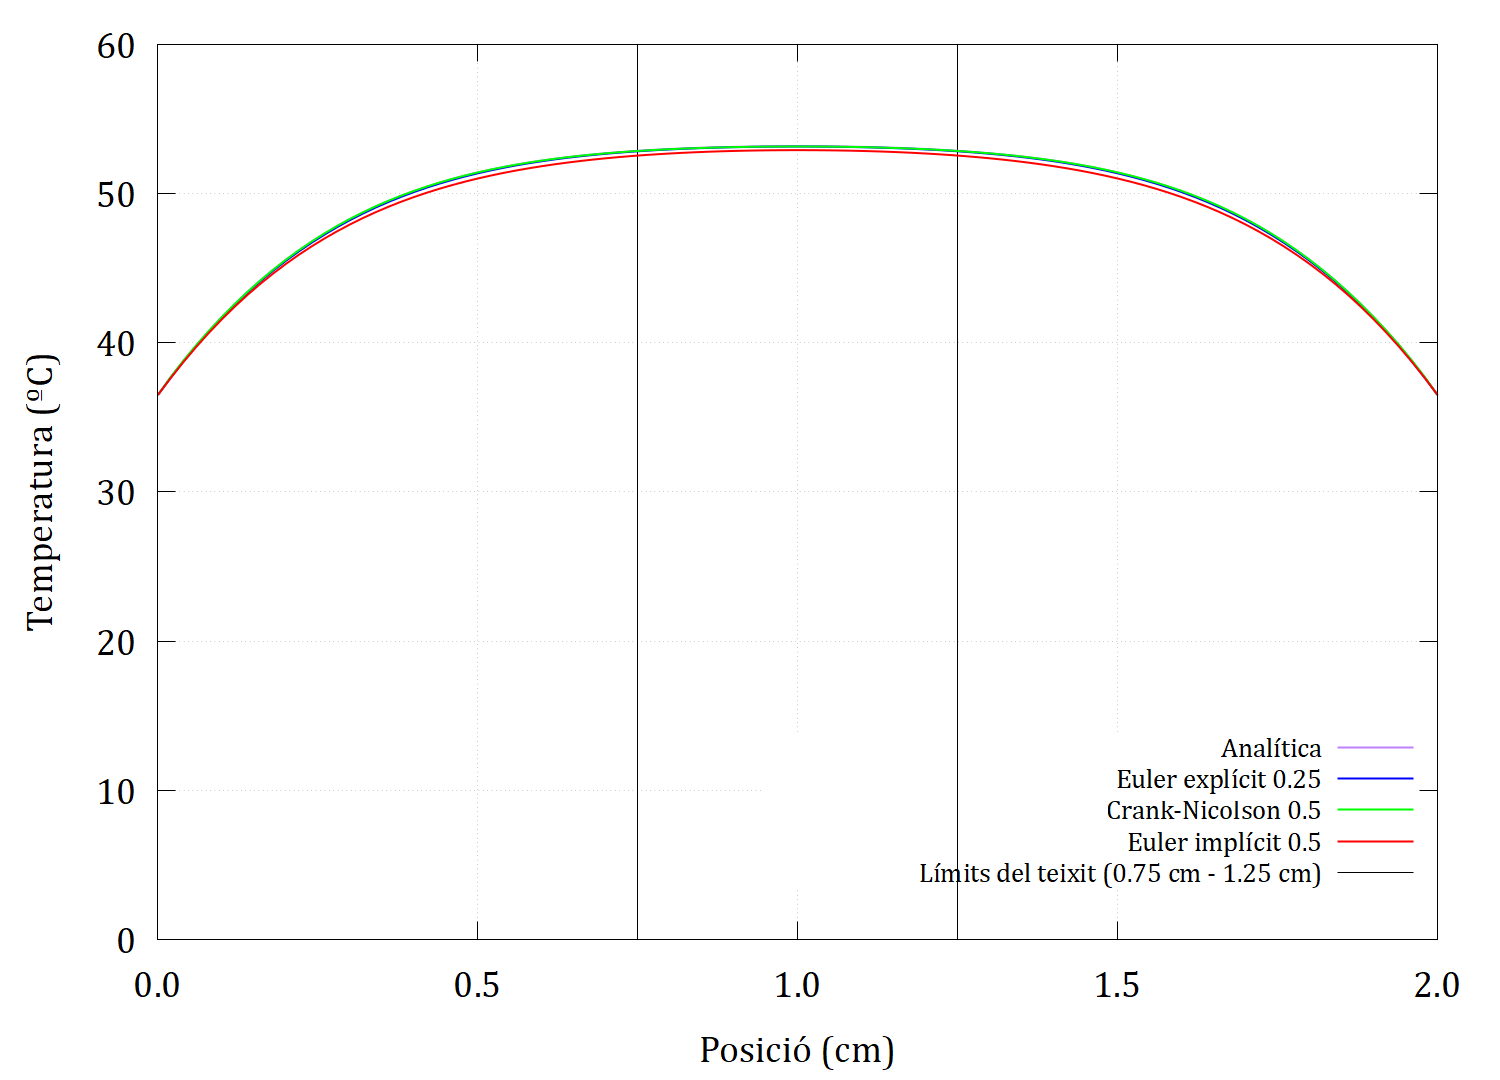

Write gnuplot code to recreate this figure.
set terminal pngcairo enhanced size 1500,1080 font "Cambria,28"
set output 'Solus_TOTS.png'
set ylabel "Temperatura (ºC)"
set xlabel "Posició (cm)"
set xrange[0:2]
set yrange[0:60]
set format x "%.1f"
set grid
set key at screen 0.7300, 0.2500 center font "Cambria, 20" # Posició de la llegenda

# Línies verticals
set arrow from 1.25, graph 0 to 1.25, graph 1 nohead lt 2 lw 1 lc rgb "black"
set arrow from 0.75, graph 0 to 0.75, graph 1 nohead lt 2 lw 1 lc rgb "black"

# Llegenda
plot "resultats.dat" with lines lc rgb "purple" lw 2 title "Analítica", \
     "eulex_results_f_g025.dat" with lines lc rgb "blue" lw 2 title "Euler explícit 0.25", \
     "Resultats_CN05_025.dat" using 2:1 with lines lc rgb "green" lw 2 title "Crank-Nicolson 0.5", \
     "Resultats_Eulimp_05.dat" using 2:1 with lines lc rgb "red" lw 2 title "Euler implícit 0.5", \
    1/0 lc rgb "black" lw 1 title "Límits del teixit (0.75 cm - 1.25 cm)"


set output
